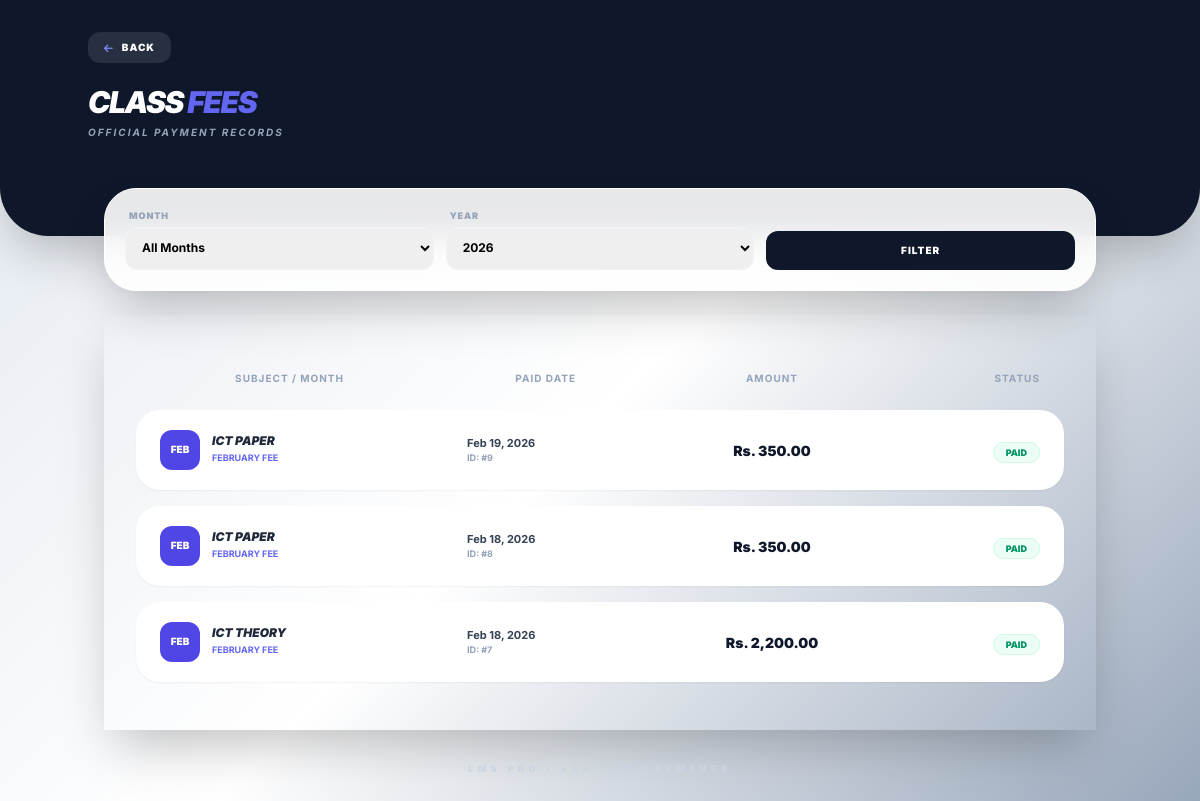
The page /st_classfees.php (signed in) on the database its author committed.
### tables this page shows
CREATE TABLE `class_fees_payments` (
  `id` int(11) NOT NULL,
  `student_id` int(11) NOT NULL,
  `class_id` int(11) NOT NULL,
  `teacher_id` int(11) NOT NULL,
  `amount` decimal(10,2) NOT NULL,
  `payment_month` varchar(20) DEFAULT NULL,
  `payment_date` timestamp NOT NULL DEFAULT current_timestamp()
);

CREATE TABLE `classes` (
  `class_id` int(11) NOT NULL,
  `teacher_id` int(11) NOT NULL,
  `exam_year` varchar(10) DEFAULT NULL,
  `stream` enum('O/L','A/L') DEFAULT NULL,
  `subject` varchar(100) DEFAULT NULL,
  `class_fee` decimal(10,2) DEFAULT 0.00,
  `fee_type` enum('day','monthly') DEFAULT 'monthly'
);

### st_classfees.php (the view, shortened to what this page needs)
<?php
include 'config.php';
$student_id = $_SESSION['user_id'];
$filter_year = isset($_GET['year']) ? mysqli_real_escape_string($conn, $_GET['year']) : date('Y');
$sql = "SELECT p.*, c.subject, c.exam_year
        FROM class_fees_payments p
        JOIN classes c ON p.class_id = c.class_id
        WHERE p.student_id = '$student_id'";
if (!empty($filter_year)) { $sql .= " AND YEAR(p.payment_date) = '$filter_year'"; }
$sql .= " ORDER BY p.payment_date DESC";
$result = $conn->query($sql);
?>
<!DOCTYPE html>
<html lang="en">
<head>
    <script src="https://cdn.tailwindcss.com"></script>
    <link rel="stylesheet" href="https://cdnjs.cloudflare.com/ajax/libs/font-awesome/6.4.0/css/all.min.css">
</head>
<body class="pb-10">
    <div class="bg-slate-900 text-white pb-24 pt-8 px-6 rounded-b-[3rem] shadow-2xl relative">
        <div class="max-w-5xl mx-auto">
            <a href="student_page.php" class="inline-flex items-center gap-2 bg-white/10 px-4 py-2 rounded-xl text-[10px] font-black uppercase tracking-widest mb-6">
                <i class="fas fa-arrow-left text-indigo-400"></i> Back
            </a>
            <h1 class="text-3xl font-black italic tracking-tighter uppercase leading-none">Class <span class="text-indigo-500">Fees</span></h1>
            <p class="text-slate-400 text-[10px] font-bold uppercase tracking-[0.2em] mt-2 italic">Official Payment Records</p>
        </div>
    </div>
    <main class="max-w-5xl mx-auto px-4 -mt-12">
        <div class="glass-card shadow-2xl p-5 mb-6">
            <form action="" method="GET" class="grid grid-cols-1 md:grid-cols-3 gap-3 items-end">
                <div>
                    <label class="text-[9px] font-black text-slate-400 uppercase tracking-widest mb-1 block ml-1">Month</label>
                    <select name="month" class="w-full p-3 rounded-xl border border-slate-100 font-bold text-xs outline-none">
                        <option value="">All Months</option>
                    </select>
                </div>
                <div>
                    <label class="text-[9px] font-black text-slate-400 uppercase tracking-widest mb-1 block ml-1">Year</label>
                    <select name="year" class="w-full p-3 rounded-xl border border-slate-100 font-bold text-xs outline-none">
                        <?php $cy = date('Y'); for($i=$cy; $i>=$cy-2; $i--) echo "<option value='$i' ".($filter_year == $i ? 'selected' : '').">$i</option>"; ?>
                    </select>
                </div>
                <button type="submit" class="bg-slate-900 text-white py-3 rounded-xl font-black text-[10px] uppercase tracking-widest hover:bg-indigo-600 transition-all">Filter</button>
            </form>
        </div>
        <div class="md:glass-card md:shadow-2xl md:p-8">
            <table class="w-full responsive-table border-separate border-spacing-y-2 md:border-spacing-y-4">
                <thead class="hidden md:table-header-group">
                    <tr class="text-[10px] uppercase font-black text-slate-400 tracking-widest">
                        <th class="px-6 py-2">Subject / Month</th>
                        <th class="px-6 py-2">Paid Date</th>
                        <th class="px-6 py-2 text-center">Amount</th>
                        <th class="px-6 py-2 text-right">Status</th>
                    </tr>
                </thead>
                <tbody>
                    <?php if($result && $result->num_rows > 0): ?>
                        <?php while($row = $result->fetch_assoc()): ?>
                            <tr class="bg-white md:hover:bg-slate-50 transition-all md:rounded-3xl shadow-sm border border-slate-50">
                                <td class="px-6 py-4 md:py-5 md:rounded-l-[1.5rem]" data-label="Class">
                                    <div class="flex items-center gap-3">
                                        <div class="hidden md:flex w-10 h-10 bg-indigo-600 text-white rounded-xl items-center justify-center font-black text-[10px] uppercase">
                                            <?= substr($row['payment_month'], 0, 3) ?>
                                        </div>
                                        <div class="text-right md:text-left w-full md:w-auto">
                                            <h3 class="text-xs font-black text-slate-800 uppercase italic leading-none"><?= $row['subject'] ?></h3>
                                            <p class="text-[9px] font-bold text-indigo-500 uppercase mt-1"><?= $row['payment_month'] ?> Fee</p>
                                        </div>
                                    </div>
                                </td>
                                <td class="px-6 py-4 md:py-5" data-label="Paid Date">
                                    <div class="text-right md:text-left">
                                        <p class="text-[11px] font-bold text-slate-700"><?= date('M d, Y', strtotime($row['payment_date'])) ?></p>
                                        <p class="text-[9px] text-slate-400 font-bold uppercase">ID: #<?= $row['id'] ?></p>
                                    </div>
                                </td>
                                <td class="px-6 py-4 md:py-5 text-center" data-label="Amount">
                                    <span class="text-sm font-black text-slate-900">Rs. <?= number_format($row['amount'], 2) ?></span>
                                </td>
                                <td class="px-6 py-4 md:py-5 md:rounded-r-[1.5rem] text-right" data-label="Status">
                                    <span class="bg-emerald-50 text-emerald-600 text-[9px] font-black px-3 py-1 rounded-full border border-emerald-100">PAID</span>
                                </td>
                            </tr>
                        <?php endwhile; ?>
                    <?php endif; ?>
                </tbody>
            </table>
        </div>
    </main>
    <div class="text-center mt-8 pb-6">
        <p class="text-[9px] font-black text-slate-300 uppercase tracking-[0.5em]">LMS PRO • Verified Payments</p>
    </div>
</body>
</html>

### st_classfees.php (style rules this page uses)
body { font-family: 'Inter', sans-serif; background: linear-gradient(135deg, #e2e8f0 0%, #ffffff 50%, #94a3b8 100%); background-attachment: fixed; min-height: 100vh; }
.glass-card { background: rgba(255, 255, 255, 0.9); backdrop-filter: blur(15px); border-radius: 2rem; border: 1px solid white; }

### rows shown on the page
class_fees_payments: payment_month "FEB", class.subject "ICT PAPER", payment_month "FEBRUARY", payment_date "Feb 19, 2026", id "9", amount "350.00"
class_fees_payments: payment_month "FEB", class.subject "ICT PAPER", payment_month "FEBRUARY", payment_date "Feb 18, 2026", id "8", amount "350.00"
class_fees_payments: payment_month "FEB", class.subject "ICT THEORY", payment_month "FEBRUARY", payment_date "Feb 18, 2026", id "7", amount "2,200.00"

### other values the page prints
form field year "2026"
